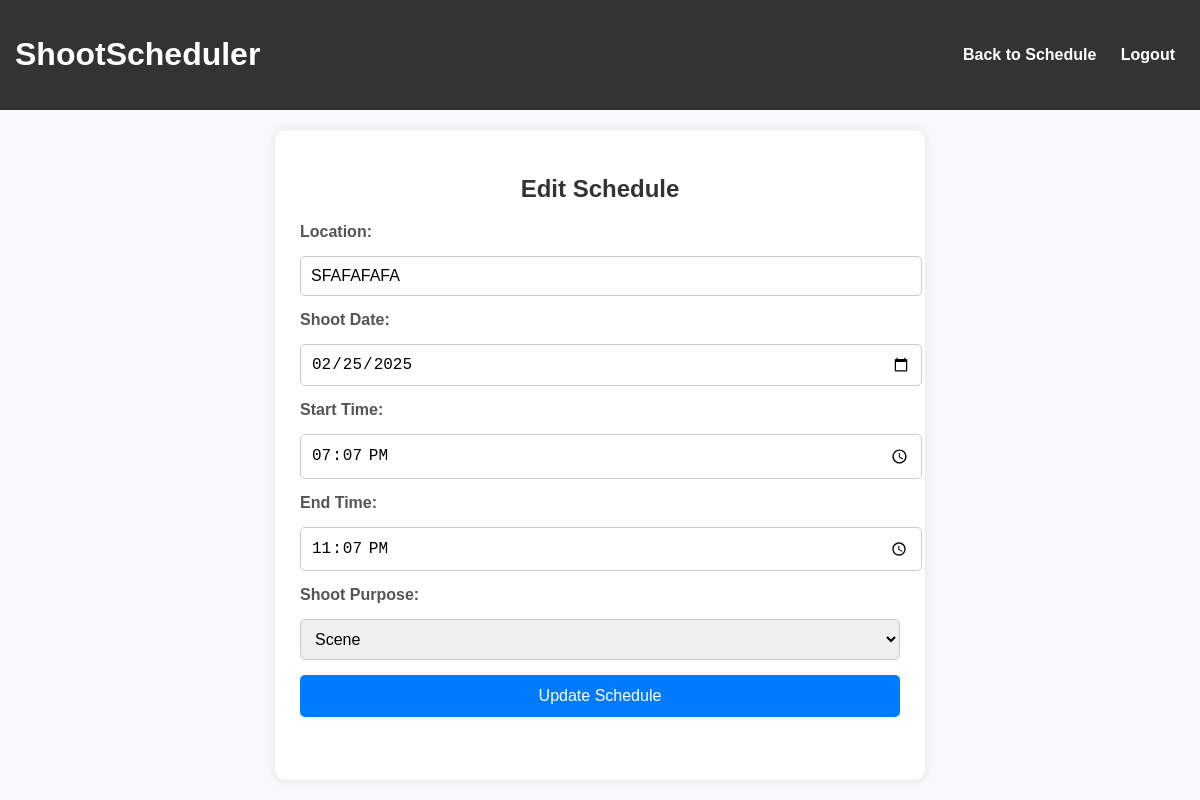
Page /pages/edit-schedule.php?id=8 (signed in) on the committed database.
### tables this page shows
CREATE TABLE `schedules` (
  `id` int NOT NULL,
  `project_id` int DEFAULT NULL,
  `shoot_date` date DEFAULT NULL,
  `start_time` time DEFAULT NULL,
  `end_time` time DEFAULT NULL,
  `location` varchar(255) DEFAULT NULL,
  `status` enum('Scheduled','Completed','Postponed') DEFAULT NULL,
  `created_by` int DEFAULT NULL,
  `user_id` int NOT NULL,
  `shoot_purpose` varchar(255) NOT NULL
);

### pages/edit-schedule.php (the view, shortened to what this page needs)
<?php
include '../server/connection.php';
$schedule_id = $_GET['id'];
$sql = "SELECT * FROM schedules WHERE id = ?";
$stmt = $conn->prepare($sql);
$stmt->bind_param("i", $schedule_id);
$stmt->execute();
$result = $stmt->get_result();
$schedule = $result->fetch_assoc();
?>
<!DOCTYPE html>
<html lang="en">
<head>
    <link rel="stylesheet" href="../css/edit-schedule.css">
</head>
<body>
<header>
        <h1>ShootScheduler</h1>
        <nav>
        <a href="schedule.php" class="back-btn">Back to Schedule</a>
        <a href="../server/logout.php">Logout</a>
        </nav>
    </header>
    <div class="container">
        <h2>Edit Schedule</h2>
        <form action="" method="POST" onsubmit="return validateDates()">
            <label>Location:</label>
            <input type="text" name="location" value="<?php echo htmlspecialchars($schedule['location']); ?>" required>
            <label>Shoot Date:</label>
            <input type="date" name="shoot_date" value="<?php echo htmlspecialchars($schedule['shoot_date']); ?>" required>
            <label>Start Time:</label>
            <input type="time" name="start_time" value="<?php echo htmlspecialchars($schedule['start_time']); ?>" required>
            <label>End Time:</label>
            <input type="time" name="end_time" value="<?php echo htmlspecialchars($schedule['end_time']); ?>" required>
            <label>Shoot Purpose:</label>
            <select name="shoot_purpose" required>
                <option value="Scene" <?php if ($schedule['shoot_purpose'] == 'Scene') echo 'selected'; ?>>Scene</option>
            </select>
            <button type="submit">Update Schedule</button>
        </form>
    </div>
</body>
</html>

### css/edit-schedule.css (style rules this page uses)
body { font-family: Arial, sans-serif; background-color: #f8f9fa; margin: 0; padding: 0; display: flex; flex-direction: column; min-height: 100vh; }
header { background: #333; color: white; padding: 15px; display: flex; justify-content: space-between; align-items: center; }
nav a { color: white; text-decoration: none; margin: 0 10px; font-weight: bold; }
.container { width: 80%; max-width: 600px; background: white; padding: 25px; border-radius: 10px; box-shadow: 0 0 10px rgba(0, 0, 0, 0.1); margin: 20px auto; flex-grow: 1; }
h2 { text-align: center; color: #333; margin-bottom: 20px; }
form { display: flex; flex-direction: column; gap: 15px; }
label { font-weight: bold; color: #555; text-align: left; }
input, select { width: 100%; padding: 10px; border: 1px solid #ccc; border-radius: 5px; font-size: 16px; transition: all 0.3s ease-in-out; }
button { background: #007bff; color: white; border: none; padding: 12px; font-size: 16px; cursor: pointer; border-radius: 5px; transition: background 0.3s ease-in-out; }

### rows in the picture
schedules: location "SFAFAFAFA", shoot_date "02/25/2025", start_time "19:07:00", end_time "23:07:00", shoot_purpose "Scene"
